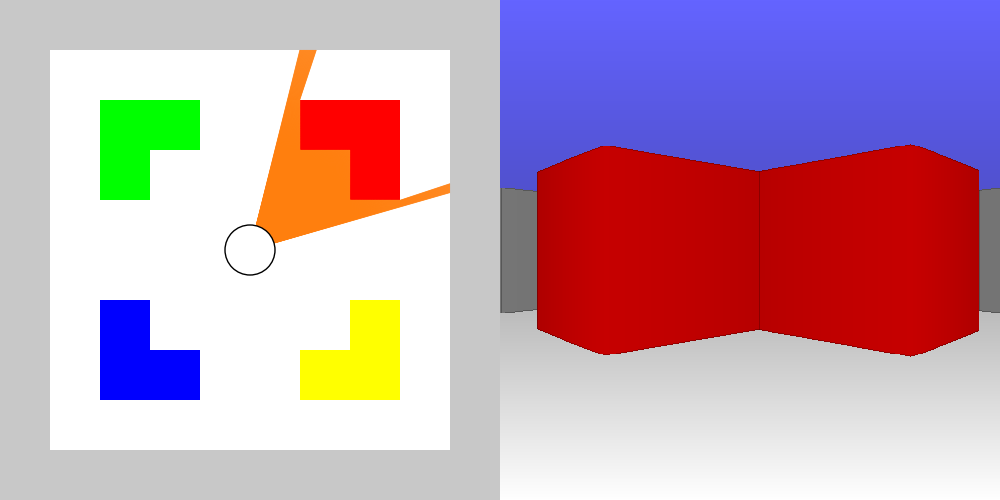

The script that saved this image:
# raycast.py - Raycast maze simulator
# Copyright (C) 2025 Nicolas P. Rougier
# Released under the GNU General Public License 3
"""
Maze simulator using the raycast Digital Differential Analyzer (DDA) algorithm.
"""
import math
import numpy as np

def raycast(origin, direction, maze):
    """Compute the end coordinates of a ray that is cast from given
    origin and direction, until it reaches a wall or exit the
    maze. The physical size of the maze is normalized to fit the unit
    square originating at (0,0). The method is called Digital
    Differential Analyzer (DDA)

    Parameters
    ----------
   
    origin: tuple

      Origin of the ray that must be inside the maze

    direction: float

      Direction of the ray (radians)

    maze: ndarray

      2D array describing maze occupancy where value > 0 means
      occupîed and 0 means empty.

    Returns
    -------
  
    end_position: tuple

      End point of the ray in normalized coordinates or None if the
      ray exits the maze without hitting a wall
    
    end_cell: tuple
    
      End point of the ray in grid coordinates or None if the ray
      exits the maze without hitting a wall


    face : tuple

      Face that was hit: (1,0), (-1,0), (0,1) or (0, -1)
    
    steps: int

      Number of steps before hitting a wall (debug)

    """
 
    # Cell size from normalized maze dimension
    cell_size = 1/max(maze.shape)

    # Grid position
    x, y = origin[0] / cell_size, origin[1] / cell_size

    # Ray direction
    dx, dy = math.cos(direction), math.sin(direction)

    # Raycasting loop
    steps = 0
    cell_x_prev, cell_y_prev = x, y
    
    while True:
        steps += 1
        
        # Determine the cell the ray is currently in
        cell_x, cell_y = math.floor(x), math.floor(y)

        # Check if the ray exits the maze without hitting a wall
        if cell_x < 0 or cell_y < 0 or cell_x >= maze.shape[1] or cell_y >=  maze.shape[0]:
            return None, None, None, steps 

        # Check for wall collision
        if maze[cell_y, cell_x] > 0:
            face = cell_x_prev - cell_x, cell_y_prev - cell_y
            return np.array([x*cell_size, y*cell_size]), (cell_y, cell_x), face, steps

        cell_x_prev, cell_y_prev = cell_x, cell_y
        
        # Calculate next grid crossing
        epsilon = 1e-10
        if dx > epsilon:    tx = (cell_x + 1 - x) / dx
        elif dx < -epsilon: tx = (cell_x - x) / dx
        else:               tx = float('inf')

        if dy > epsilon:    ty = (cell_y + 1 - y) / dy
        elif dy < -epsilon: ty = (cell_y - y) / dy
        else:               ty = float('inf')

        # Ensure t_min is strictly positive to move the ray forward
        t_min = max(min(tx, ty), cell_size/10)  # Small epsilon ensures progress

        # Move ray to next cell boundary, talking vertical/horizontal cases into account
        epsilon = 1e-15
        if abs(dx) < epsilon:
            y += np.sign(dy)
        elif abs(dy) < epsilon:
            x += np.sign(dx)
        else:
            x += dx * t_min
            y += dy * t_min

class Camera:
    """ A camera based on raycasting """
    
    def __init__(self, fov = 60, resolution = 128):
        """Build a new camera with a fov (field of view) and a given resolution"""
        
        self.fov = fov
        self.resolution = resolution
        self.depths = np.zeros(resolution)
        self.rays = np.zeros((resolution,2,2))
        self.cells = np.zeros((resolution,2), dtype=int)
        self.framebuffer = np.zeros((resolution,resolution,3), dtype=np.ubyte)

    def render(self, position, direction, maze, cmap, outline=True):

        """Update the framebuffer with the current view and records
        the rays that have been used (for debug)"""
        
        # Clear framebuffer by coloring sky (top half) and ground (bottom half)
        n = self.resolution
        self.framebuffer[n//2:, :] = cmap[-2] * np.linspace(0.75, 1.00, n//2).reshape(n//2,1,1)
        self.framebuffer[:n//2, :] = cmap[-1] * np.linspace(1.00, 0.65, n//2).reshape(n//2,1,1)

        # Cast each ray and write them in the framebuffer
        angles = direction + np.radians(np.linspace(+self.fov/2,-self.fov/2, n, endpoint=True))

        cell_prev = None
        start = position
        for i, angle in enumerate(angles):
            end, cell, face, steps = raycast(start, angle, maze)
            d = math.sqrt((start[0]-end[0])**2 + (start[1]-end[1])**2)

            self.rays[i] = start, end
            self.depths[i] = d
            self.cells[i] = cell
            
            # We should use a fovy instead of hardcoding height
            height = 0.09/(d*math.cos(direction - angle))

            ymin = max (math.floor((0.5 - height/2)*n), 0)
            ymax = min (math.floor((0.5 + height/2)*n), n)
            depth = abs(d) - abs(d) % (1/n)
            self.framebuffer[ymin:ymax,i] = cmap[maze[cell]]*(1 - depth)

            # Basic lighting
            if face == (-1,0):
                self.framebuffer[ymin:ymax,i] = 0.75 * self.framebuffer[ymin:ymax,i]
            
            # Wall outline
            if outline:
                if i > 0 and np.any(self.cells[i-1] != self.cells[i]):
                    self.framebuffer[ymin:ymax,i] = self.framebuffer[ymin:ymax,i]*0.75
                self.framebuffer[ymax-1:ymax,i] = self.framebuffer[ymax-1,i]*0.75 
                self.framebuffer[ymin:ymin+1,i] = self.framebuffer[ymin,  i]*0.75

# -----------------------------------------------------------------------------
if __name__ == "__main__":
    import matplotlib as mpl
    import matplotlib.pyplot as plt
    from matplotlib.patches import Circle
    from matplotlib.animation import FuncAnimation
    from matplotlib.collections import LineCollection

    maze = np.array([
        [1,1,1,1,1,1,1,1,1,1],
        [1,0,0,0,0,0,0,0,0,1],
        [1,0,4,4,0,0,3,3,0,1],
        [1,0,4,0,0,0,0,3,0,1],
        [1,0,0,0,0,0,0,0,0,1],
        [1,0,0,0,0,0,0,0,0,1],
        [1,0,6,0,0,0,0,5,0,1],
        [1,0,6,6,0,0,5,5,0,1],
        [1,0,0,0,0,0,0,0,0,1],
        [1,1,1,1,1,1,1,1,1,1]])
    
    cmap = {
        -2 : np.array([100, 100, 255]), # sky
        -1 : np.array([255, 255, 255]), # ground
         0 : np.array([255, 255, 255]), # empty
         1 : np.array([200, 200, 200]), # wall (light)
         2 : np.array([100, 100, 100]), # wall (dark)
         3 : np.array([255, 255,   0]), # wall (yellow)
         4 : np.array([  0,   0, 255]), # wall (blue)
         5 : np.array([255,   0,   0]), # wall (red)
         6 : np.array([  0, 255,   0])  # wall (green)
    }
    maze_rgb = [cmap[i] for i in maze.ravel()]
    maze_rgb = np.array(maze_rgb).reshape(maze.shape[0], maze.shape[1], 3)
    
    radius = 0.05
    position, direction = (0.5, 0.5),  np.radians(0)
    camera = Camera(fov = 60, resolution = 512)
    
    fig = plt.figure(figsize=(10,5))
    ax1 = plt.axes([0.0,0.0,1/2,1.0], aspect=1, frameon=False)
    ax1.set_xlim(0,1), ax1.set_ylim(0,1), ax1.set_axis_off()
    ax2 = plt.axes([1/2,0.0,1/2,1.0], aspect=1, frameon=False)
    ax2.set_xlim(0,1), ax2.set_ylim(0,1), ax2.set_axis_off()
    ax1.imshow(maze_rgb, interpolation="nearest", origin="lower",
               extent = [0.0, maze.shape[1]/max(maze.shape),
                         0.0, maze.shape[0]/max(maze.shape)])
    ax1.add_artist(Circle(position, radius, zorder=50, facecolor="white", edgecolor="black"))
    rays = ax1.add_collection(LineCollection(camera.rays, color="C1", linewidth=0.5, zorder=30))
    framebuffer = ax2.imshow(camera.framebuffer, interpolation="nearest",
                             origin="lower", extent = [0.0, 1.0, 0.0, 1.0])

    def update(frame=0):
        global position, direction
        direction += math.radians(1.0)
        camera.render(position, direction, maze, cmap, outline=True)
        rays.set_segments(camera.rays)
        framebuffer.set_data(camera.framebuffer)

    # update(), fig.savefig("raycast.png")        
    ani = FuncAnimation(fig, update, frames=360, interval=1, repeat=True)
    # ani.save(filename="raycast.mp4", writer="ffmpeg", fps=30)
    plt.show()
